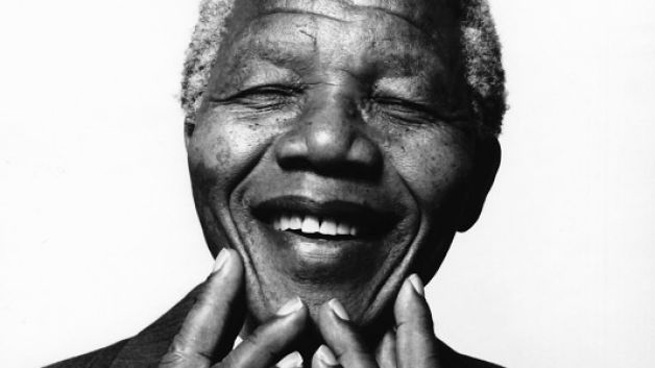
#> input picture Nelson-Mandela1.jpg, 655 x 368 px, given in place of the camera
$ python testFrameReduce.py   (Python 2 division)
#> lines starting #> are read from the running program, lines starting #| are printed output that depends on the picture; after the words box and inside, x2 and y2 are one past the last pixel; in counts of white or black regions, pixels touching at a corner belong together
import cv
import cv2
import numpy as np
import time
import sys, optparse
import matplotlib.pyplot as plt


#rame=cv2.imread('test.jpg',0)
cam0t=cv2.VideoCapture(1)
ret,frame = cam0t.read()
#> frame is the input picture: shape (368, 655, 3); min 0, max 255, mean 176.3
frame = cv2.cvtColor(frame,cv2.COLOR_BGR2GRAY)
#> frame: shape (368, 655)
frame=~frame
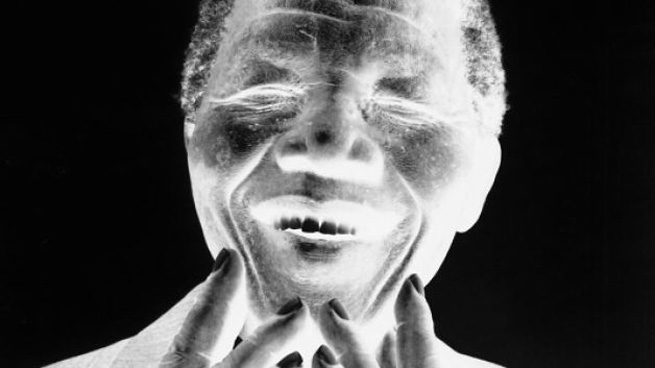
#> frame: shape (368, 655); min 0, max 255, mean 78.7
cv2.imshow('image',frame)
cv2.waitKey(0)


edges=cv2.Canny(frame,70,255)
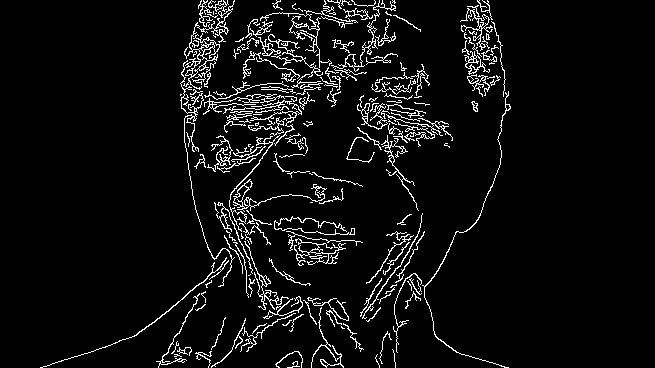
#> edges: shape (368, 655); 5.8% white in thin lines or dots, all inside (x1, y1, x2, y2) = (40, 0, 511, 368)


#ret,thresh1 = cv2.threshold(hsv,90,255,cv2.THRESH_BINARY)
#thresh1=~thresh1
cv2.imshow('image',edges)
cv2.waitKey(0)

contours, hierarchy = cv2.findContours(edges,cv2.RETR_TREE,cv2.CHAIN_APPROX_SIMPLE)
#> contours = 305 contours, 229 with area under 20; largest, box (x1, y1, x2, y2) and area: (183, 0, 235, 90) 486, (233, 179, 327, 212) 213, (464, 51, 490, 75) 184, (460, 8, 493, 51) 154, (331, 0, 396, 72) 151
#filledI = np.zeros(thresh1.shape[0:2]).astype('uint8')
#convexI = np.zeros(thresh1.shape[0:2]).astype('uint8')
cv2.drawContours(edges, contours, 0, (0,255,0), 10)
cv2.imshow('image',edges)
cv2.waitKey(0)

contours= sorted(contours, key = cv2.contourArea, reverse = False)
pos=[]
for cnt in range(len(contours)):
	peri = cv2.arcLength(contours[cnt], True)
	approx = cv2.approxPolyDP(contours[cnt], 0.02 * peri, True)
#	cv2.drawContours(thresh1, [approx], -1, (255, 255, 0), 6)
	M=cv2.moments(contours[cnt])
	try:
		cx = int(M['m10']/M['m00'])
		cy = int(M['m01']/M['m00'])
		cv2.circle(edges,(cx,cy),10,(255,255,0),5)
		pos.append([cx,cy])
	except:
		print 'error'
	try:
		print cnt,cx,cy
	except:
		print 'error'
#> this loop made 305 passes
#> (peri, approx, cx, cy) on passes 14 to 16: (3.41, [[181, 94], [180, 94], [180, 95]], 180, 94), (3.41, [[377, 79], [376, 80], [377, 80]], 376, 79), (6.24, [[213, 35], [215, 37], [215, 36], [214, 36]], 214, 36)
#> (printed output is left out)
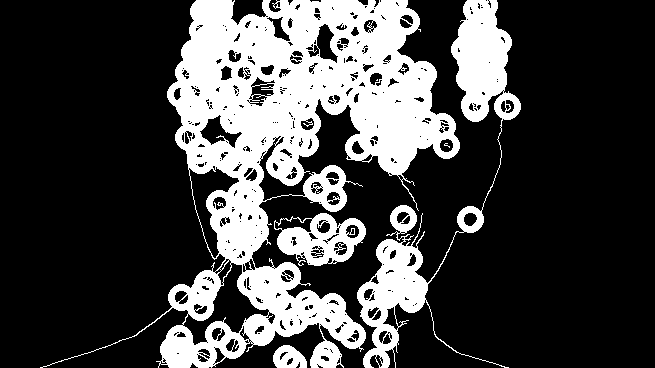
#> edges: shape (368, 655); 26.6% white; 6 white regions (2 under 20 px), largest, box (x1, y1, x2, y2) and area: (40, 0, 460, 368) 49998, (357, 0, 521, 368) 11035, (274, 213, 366, 266) 2612, (273, 345, 307, 368) 549
#> after the loop, pos = 293 pairs, first value 173 to 507, second value 1 to 364

cv2.imshow('image',edges)
cv2.waitKey(30)


cv2.imshow('image',frame)
cv2.waitKey(30)

#cv2.destroyAllWindows()
